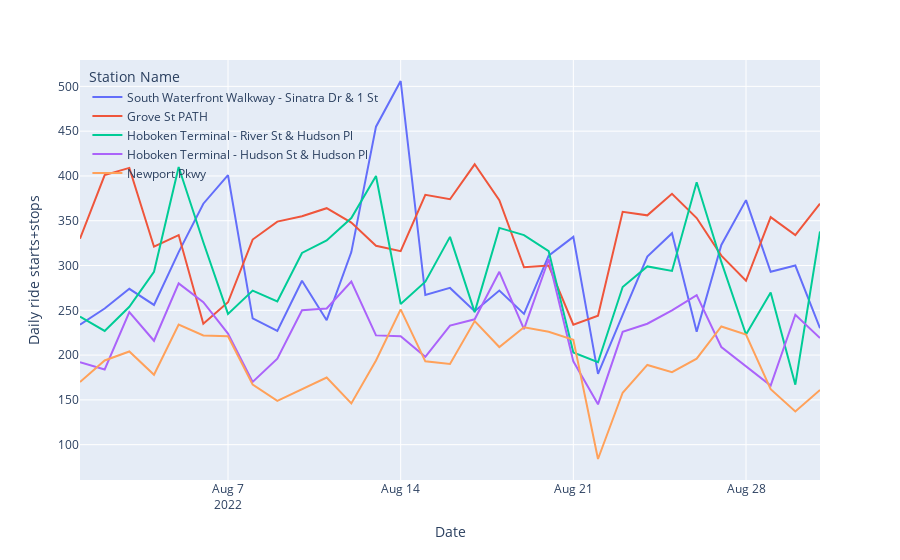

Write notebook code for a chart like this one.
### Code cell
fig = px.line(ts, x='Date', y='Count', color='Station Name', labels={'Count': 'Daily ride starts+stops'})
fig.update_layout(legend=dict(
    yanchor="top",
    y=0.99,
    xanchor="left",
    x=0.01,
    bgcolor='rgba(0,0,0,0)' ,
))
fig

### Figure 1 — Plotly figure (JSON) as saved in the notebook; plotly's stock layout.template omitted (floating-point values rounded to 4 significant figures)
{"data": [{"hovertemplate": "Station Name=South Waterfront Walkway - Sinatra Dr & 1 St<br>Date=%{x}<br>Daily ride starts+stops=%{y}<extra></extra>", "legendgroup": "South Waterfront Walkway - Sinatra Dr & 1 St", "line": {"color": "#636efa", "dash": "solid"}, "marker": {"symbol": "circle"}, "mode": "lines", "name": "South Waterfront Walkway - Sinatra Dr & 1 St", "orientation": "v", "showlegend": true, "type": "scatter", "x": ["2022-08-01T00:00:00", "2022-08-02T00:00:00", "2022-08-03T00:00:00", "2022-08-04T00:00:00", "2022-08-05T00:00:00", "2022-08-06T00:00:00", "2022-08-07T00:00:00", "2022-08-08T00:00:00", "2022-08-09T00:00:00", "2022-08-10T00:00:00", "2022-08-11T00:00:00", "2022-08-12T00:00:00", "2022-08-13T00:00:00", "2022-08-14T00:00:00", "2022-08-15T00:00:00", "2022-08-16T00:00:00", "2022-08-17T00:00:00", "2022-08-18T00:00:00", "2022-08-19T00:00:00", "2022-08-20T00:00:00", "2022-08-21T00:00:00", "2022-08-22T00:00:00", "2022-08-23T00:00:00", "2022-08-24T00:00:00", "2022-08-25T00:00:00", "2022-08-26T00:00:00", "2022-08-27T00:00:00", "2022-08-28T00:00:00", "2022-08-29T00:00:00", "2022-08-30T00:00:00", "2022-08-31T00:00:00"], "xaxis": "x", "y": [234, 252, 274, 256, 315, 369, 401, 241, 227, 283, 239, 315, 455, 506, 267, 275, 249, 272, 246, 311, 332, 179, 245, 310, 336, 226, 323, 373, 293, 300, 230], "yaxis": "y"}, {"hovertemplate": "Station Name=Grove St PATH<br>Date=%{x}<br>Daily ride starts+stops=%{y}<extra></extra>", "legendgroup": "Grove St PATH", "line": {"color": "#EF553B", "dash": "solid"}, "marker": {"symbol": "circle"}, "mode": "lines", "name": "Grove St PATH", "orientation": "v", "showlegend": true, "type": "scatter", "x": ["2022-08-01T00:00:00", "2022-08-02T00:00:00", "2022-08-03T00:00:00", "2022-08-04T00:00:00", "2022-08-05T00:00:00", "2022-08-06T00:00:00", "2022-08-07T00:00:00", "2022-08-08T00:00:00", "2022-08-09T00:00:00", "2022-08-10T00:00:00", "2022-08-11T00:00:00", "2022-08-12T00:00:00", "2022-08-13T00:00:00", "2022-08-14T00:00:00", "2022-08-15T00:00:00", "2022-08-16T00:00:00", "2022-08-17T00:00:00", "2022-08-18T00:00:00", "2022-08-19T00:00:00", "2022-08-20T00:00:00", "2022-08-21T00:00:00", "2022-08-22T00:00:00", "2022-08-23T00:00:00", "2022-08-24T00:00:00", "2022-08-25T00:00:00", "2022-08-26T00:00:00", "2022-08-27T00:00:00", "2022-08-28T00:00:00", "2022-08-29T00:00:00", "2022-08-30T00:00:00", "2022-08-31T00:00:00"], "xaxis": "x", "y": [330, 401, 409, 321, 334, 235, 259, 329, 349, 355, 364, 348, 322, 316, 379, 374, 413, 373, 298, 300, 234, 244, 360, 356, 380, 353, 311, 283, 354, 334, 369], "yaxis": "y"}, {"hovertemplate": "Station Name=Hoboken Terminal - River St & Hudson Pl<br>Date=%{x}<br>Daily ride starts+stops=%{y}<extra></extra>", "legendgroup": "Hoboken Terminal - River St & Hudson Pl", "line": {"color": "#00cc96", "dash": "solid"}, "marker": {"symbol": "circle"}, "mode": "lines", "name": "Hoboken Terminal - River St & Hudson Pl", "orientation": "v", "showlegend": true, "type": "scatter", "x": ["2022-08-01T00:00:00", "2022-08-02T00:00:00", "2022-08-03T00:00:00", "2022-08-04T00:00:00", "2022-08-05T00:00:00", "2022-08-06T00:00:00", "2022-08-07T00:00:00", "2022-08-08T00:00:00", "2022-08-09T00:00:00", "2022-08-10T00:00:00", "2022-08-11T00:00:00", "2022-08-12T00:00:00", "2022-08-13T00:00:00", "2022-08-14T00:00:00", "2022-08-15T00:00:00", "2022-08-16T00:00:00", "2022-08-17T00:00:00", "2022-08-18T00:00:00", "2022-08-19T00:00:00", "2022-08-20T00:00:00", "2022-08-21T00:00:00", "2022-08-22T00:00:00", "2022-08-23T00:00:00", "2022-08-24T00:00:00", "2022-08-25T00:00:00", "2022-08-26T00:00:00", "2022-08-27T00:00:00", "2022-08-28T00:00:00", "2022-08-29T00:00:00", "2022-08-30T00:00:00", "2022-08-31T00:00:00"], "xaxis": "x", "y": [243, 227, 254, 293, 410, 326, 246, 272, 260, 314, 328, 353, 400, 257, 282, 332, 248, 342, 334, 316, 203, 192, 276, 299, 294, 393, 304, 223, 270, 167, 338], "yaxis": "y"}, {"hovertemplate": "Station Name=Hoboken Terminal - Hudson St & Hudson Pl<br>Date=%{x}<br>Daily ride starts+stops=%{y}<extra></extra>", "legendgroup": "Hoboken Terminal - Hudson St & Hudson Pl", "line": {"color": "#ab63fa", "dash": "solid"}, "marker": {"symbol": "circle"}, "mode": "lines", "name": "Hoboken Terminal - Hudson St & Hudson Pl", "orientation": "v", "showlegend": true, "type": "scatter", "x": ["2022-08-01T00:00:00", "2022-08-02T00:00:00", "2022-08-03T00:00:00", "2022-08-04T00:00:00", "2022-08-05T00:00:00", "2022-08-06T00:00:00", "2022-08-07T00:00:00", "2022-08-08T00:00:00", "2022-08-09T00:00:00", "2022-08-10T00:00:00", "2022-08-11T00:00:00", "2022-08-12T00:00:00", "2022-08-13T00:00:00", "2022-08-14T00:00:00", "2022-08-15T00:00:00", "2022-08-16T00:00:00", "2022-08-17T00:00:00", "2022-08-18T00:00:00", "2022-08-19T00:00:00", "2022-08-20T00:00:00", "2022-08-21T00:00:00", "2022-08-22T00:00:00", "2022-08-23T00:00:00", "2022-08-24T00:00:00", "2022-08-25T00:00:00", "2022-08-26T00:00:00", "2022-08-27T00:00:00", "2022-08-28T00:00:00", "2022-08-29T00:00:00", "2022-08-30T00:00:00", "2022-08-31T00:00:00"], "xaxis": "x", "y": [192, 184, 248, 216, 280, 259, 224, 170, 196, 250, 252, 282, 222, 221, 198, 233, 240, 293, 229, 307, 193, 145, 226, 235, 250, 267, 209, 188, 166, 245, 219], "yaxis": "y"}, {"hovertemplate": "Station Name=Newport Pkwy<br>Date=%{x}<br>Daily ride starts+stops=%{y}<extra></extra>", "legendgroup": "Newport Pkwy", "line": {"color": "#FFA15A", "dash": "solid"}, "marker": {"symbol": "circle"}, "mode": "lines", "name": "Newport Pkwy", "orientation": "v", "showlegend": true, "type": "scatter", "x": ["2022-08-01T00:00:00", "2022-08-02T00:00:00", "2022-08-03T00:00:00", "2022-08-04T00:00:00", "2022-08-05T00:00:00", "2022-08-06T00:00:00", "2022-08-07T00:00:00", "2022-08-08T00:00:00", "2022-08-09T00:00:00", "2022-08-10T00:00:00", "2022-08-11T00:00:00", "2022-08-12T00:00:00", "2022-08-13T00:00:00", "2022-08-14T00:00:00", "2022-08-15T00:00:00", "2022-08-16T00:00:00", "2022-08-17T00:00:00", "2022-08-18T00:00:00", "2022-08-19T00:00:00", "2022-08-20T00:00:00", "2022-08-21T00:00:00", "2022-08-22T00:00:00", "2022-08-23T00:00:00", "2022-08-24T00:00:00", "2022-08-25T00:00:00", "2022-08-26T00:00:00", "2022-08-27T00:00:00", "2022-08-28T00:00:00", "2022-08-29T00:00:00", "2022-08-30T00:00:00", "2022-08-31T00:00:00"], "xaxis": "x", "y": [170, 194, 204, 178, 234, 222, 221, 167, 149, 162, 175, 146, 194, 251, 193, 190, 238, 209, 231, 226, 217, 84, 158, 189, 181, 196, 232, 223, 162, 137, 161], "yaxis": "y"}], "layout": {"legend": {"bgcolor": "rgba(0,0,0,0)", "title": {"text": "Station Name"}, "tracegroupgap": 0, "x": 0.01, "xanchor": "left", "y": 0.99, "yanchor": "top"}, "margin": {"t": 60}, "xaxis": {"anchor": "y", "domain": [0, 1], "title": {"text": "Date"}}, "yaxis": {"anchor": "x", "domain": [0, 1], "title": {"text": "Daily ride starts+stops"}}}}
